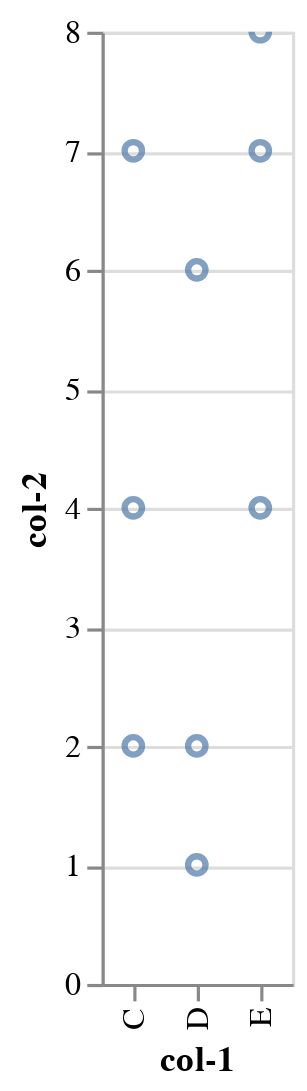

The cell this chart's notebook holds for it:
### Code cell
alt.Chart(data1).mark_point().encode(
    x='col-1',
    y='col-2'
).interactive()

### Figure 1 — Vega-Lite specification as saved in the notebook (floating-point values rounded to 4 significant figures)
{"config": {"view": {"continuousWidth": 400, "continuousHeight": 300}}, "data": {"name": "data-987ce147df1a029be4356f387a0b52f1"}, "mark": "point", "encoding": {"x": {"type": "nominal", "field": "col-1"}, "y": {"type": "quantitative", "field": "col-2"}}, "selection": {"selector001": {"type": "interval", "bind": "scales", "encodings": ["x", "y"]}}, "$schema": "https://vega.github.io/schema/vega-lite/v4.8.1.json", "datasets": {"data-987ce147df1a029be4356f387a0b52f1": [{"col-1": "C", "col-2": 2}, {"col-1": "C", "col-2": 7}, {"col-1": "C", "col-2": 4}, {"col-1": "D", "col-2": 1}, {"col-1": "D", "col-2": 2}, {"col-1": "D", "col-2": 6}, {"col-1": "E", "col-2": 8}, {"col-1": "E", "col-2": 4}, {"col-1": "E", "col-2": 7}]}}
